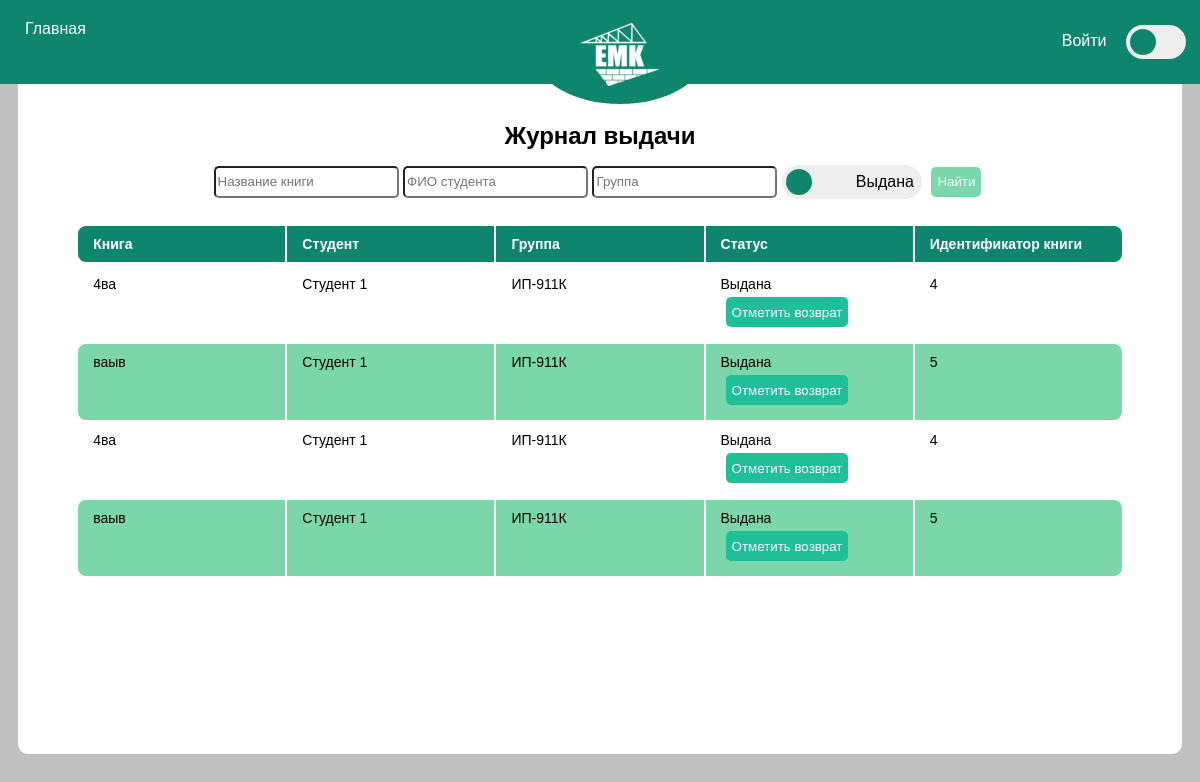
Screenshot of /pages/issues_magazine_page.php with the database file from the repository.
### tables this page shows
CREATE TABLE `issues_magazine` (
  `id` int NOT NULL,
  `student_id` int NOT NULL,
  `book_id` int NOT NULL,
  `status_id` int NOT NULL,
  `unique_number` varchar(20) NOT NULL
);

CREATE TABLE `books` (
  `id` int NOT NULL,
  `title` varchar(100) NOT NULL,
  `description` varchar(250) NOT NULL,
  `image` varchar(100) DEFAULT NULL,
  `author_id` int NOT NULL,
  `genre_id` int NOT NULL,
  `publisher_id` int NOT NULL,
  `pages_count` int NOT NULL,
  `publication_year` int NOT NULL,
  `issued_quantity` int NOT NULL,
  `available_quantity` int NOT NULL
);

CREATE TABLE `students` (
  `id` int NOT NULL,
  `full_name` varchar(100) NOT NULL,
  `study_group` int NOT NULL
);

CREATE TABLE `study_groups` (
  `id` int NOT NULL,
  `group_name` varchar(8) NOT NULL
);

CREATE TABLE `statuses` (
  `id` int NOT NULL,
  `status_name` varchar(10) NOT NULL
);

### scripts/load_issues_magazine.php (the view)
<?php
    require("connection.php");
    $query = "SELECT im.id AS issue_id, im.*, s.*, b.*, sts.*, sg.* FROM issues_magazine im
                JOIN students s ON s.id = im.student_id
                JOIN books b ON b.id = im.book_id
                JOIN statuses sts ON sts.id = im.status_id
                JOIN study_groups sg ON sg.id = s.study_group AND sts.id = 1";
    $issues_magazine = mysqli_query($connection, $query);
    if ($issues_magazine->num_rows > 0) {
        while ($row = $issues_magazine->fetch_assoc()) {
            echo '<tr>
                    <td class="book_table_cell" id='.$row["book_id"].'>'.$row["title"].'</td>
                    <td>'.$row["full_name"].'</td>
                    <td>'.$row["group_name"].'</td>';
                    if ($row["status_name"] === "Выдана") {
                        echo '<td>'.$row["status_name"].' <button id="'.$row["issue_id"].'" class="return_status_button" onclick="updateReturnStatus(this)">Отметить возврат</button></td>';
                    } else {
                        echo '<td>'.$row["status_name"].'</td>';
                    }
                    echo '<td>'.$row["unique_number"].'</td>
                </tr>';
        }
    } else {
        echo "Записи не найдены";
    }
?>

### pages/issues_magazine_page.php (shortened to what this page needs)
<!DOCTYPE html>
<html lang="en">
<head>
    <link rel="stylesheet" href="../assets/styles/main.css">
    <link rel="stylesheet" href="../assets/styles/light_theme.css">
    <?php
        require('../scripts/connection.php');
	?>
</head>
<body>
    <header>
        <nav class="left-nav">
            <ul>
                <li><a href="../index.php">Главная</a></li>
            </ul>
        </nav>
        <logo></logo>
        <nav class="right-nav">
            <ul>
                <?php
                    if ($_SESSION['auth'] != true) {
                        echo '<li><a href="pages/login_page.php">Войти</a></li>';
                    } else {
                        echo '<li><a href="scripts/logout.php">Выйти</a></li>';
                    }
                ?>
                <li>
                    <label class="switch theme-switch">
                        <span class="slider round"></span>
                    </label>
                </li>
            </ul>
        </nav>
    </header>
    <section class="issue-magazine-section">
        <h2>Журнал выдачи</h2>
        <div name="search_panel">
            <input type="text" id="book_search_input" placeholder="Название книги">
            <input type="text" id="student_search_input" placeholder="ФИО студента">
            <input type="text" id="group_search_input" placeholder="Группа">
            <label class="switch">
                <span class="slider round" ></span>
                <span class="label-off">Выдана</span>
            </label>
            <button id="filter_button" onclick="issuesFilter()">Найти</button>
        </div>
        <div class="scroll-table">
            <table>
                <thead>
                    <tr>
                        <th scope="col">Книга</th>
                        <th scope="col">Студент</th>
                        <th scope="col">Группа</th>
                        <th scope="col">Статус</th>
                        <th scope="col">Идентификатор книги</th>
                    </tr>
                </thead>
            </table>
            <div class="scroll-table-body">
                <table>
                    <tbody id="issues_tbody">
                        <?php
                            require("../scripts/load_issues_magazine.php");
                        ?>
                    </tbody>
                </table>
            </div>
        </div>
    </section>
</body>
</html>

### assets/styles/main.css (style rules this page uses)
body { font-family: Arial, sans-serif; margin: 0; padding: 0; background-color: #c0c0c0; background-repeat: repeat; background-attachment: fixed; }
label { display: block; margin-top: 5px; margin-bottom: 5px; }
input[type="text"], select { border-radius: 5px; height: 26px; }
button { height: 30px; background: #7BD6A9; margin: 5px; border: 0px; border-radius: 5px; }
h1, h2, p { margin: 0; padding: 0; }
h2 { font-size: 24px; margin-bottom: 10px; }
header { background-color: #0e866d; padding: 20px; width: 100%; top: 0; position: fixed; z-index: 1; }
logo { content: ""; position: absolute; top: 5%; left: 50%; border-width: 9px; margin-left: -85px; cursor: pointer; width: 170px; height: 100px; background: #0e866d url("../img/logo.png") center center no-repeat; -moz-border-radius: 50px; -webkit-border-radius: 50px; border-radius: 50%; z-index: 1; }
nav ul { list-style: none; margin: 0; padding: 0; }
nav ul li { display: inline; margin-right: 10px; }
nav ul li a { text-decoration: none; padding: 5px; }
.left-nav { float: left; }
.right-nav { float: right; margin-right: 2%; }
.issue-magazine-section { background-color: #fff; padding: 50px 0; display: flex; flex-direction: column; align-items: center; margin: 1.5%; margin-top: 6%; border-radius: 10px; }
th { color: #fff; }
.return_status_button { background: #1FBF99; }
.scroll-table { margin-top: 20px; display: inline-block; vertical-align: middle; width: 90%; }
.scroll-table-body { height: 420px; overflow-x: auto; margin-top: 0px; margin-bottom: 20px; }
.scroll-table table { width:100%; table-layout: fixed; border: none; }
.scroll-table thead th { font-weight: bold; text-align: left; border: none; padding: 10px 15px; background: #0e866d; font-size: 14px; }
.scroll-table thead tr th:first-child { border-radius: 8px 0 0 8px; }
.scroll-table thead tr th:last-child { border-radius: 0 8px 8px 0; }
.scroll-table tbody td { text-align: left; border: none; padding: 10px 15px; font-size: 14px; vertical-align: top; }
.scroll-table tbody tr:nth-child(even) { background: #7BD6A9; }
.scroll-table tbody tr td:first-child { border-radius: 8px 0 0 8px; }
.scroll-table tbody tr td:last-child { border-radius: 0 8px 8px 0; }
.switch { position: relative; display: inline-block; width: 140px; height: 34px; vertical-align: middle; }
.theme-switch { width: 60px; }
.slider { position: absolute; cursor: pointer; top: 0; left: 0; right: 0; bottom: 0; background-color: #eee; transition: .4s; }
.slider:before { position: absolute; content: ""; height: 26px; width: 26px; left: 4px; bottom: 4px; background-color: #0e866d; transition: .4s; border-radius: 50%; }
.label-on, .label-off { position: absolute; transition: .4s; }
.label-off { right: 8px; top: 8px; }
.round { border-radius: 34px; }

### assets/styles/light_theme.css (style rules this page uses)
body { font-family: Arial, sans-serif; margin: 0; padding: 0; background-color: #c0c0c0; background-repeat: repeat; background-attachment: fixed; }
h1, h2, h3, p { color: #000; }
input, select { background: #fff; }
nav ul li a { text-decoration: none; color: #fff; padding: 5px; }
button { color: #fff; }
.issue-magazine-section { background-color: #fff; padding: 50px 0; display: flex; flex-direction: column; align-items: center; margin: 1.5%; margin-top: 6%; border-radius: 10px; }
td { color: #000; }
.slider { position: absolute; cursor: pointer; top: 0; left: 0; right: 0; bottom: 0; background-color: #eee; transition: .4s; }

### rows the page displays
issues_magazine: book.title "4ва", student.full_name "Студент 1", study_groups.group_name "ИП-911К", status.status_name "Выдана", unique_number "4"
issues_magazine: book.title "ваыв", student.full_name "Студент 1", study_groups.group_name "ИП-911К", status.status_name "Выдана", unique_number "5"
issues_magazine: book.title "4ва", student.full_name "Студент 1", study_groups.group_name "ИП-911К", status.status_name "Выдана", unique_number "4"
issues_magazine: book.title "ваыв", student.full_name "Студент 1", study_groups.group_name "ИП-911К", status.status_name "Выдана", unique_number "5"
